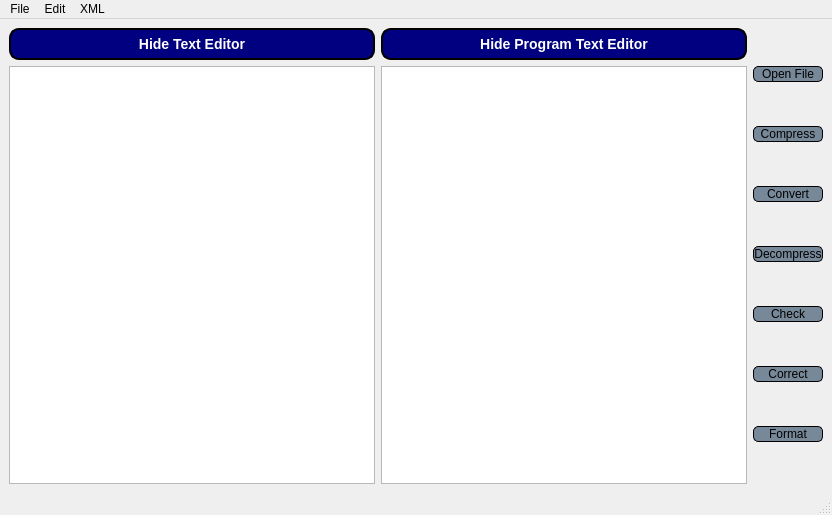
<?xml version="1.0" encoding="UTF-8"?>
<ui version="4.0">
 <class>MainWindow</class>
 <widget class="QMainWindow" name="MainWindow">
  <property name="geometry">
   <rect>
    <x>0</x>
    <y>0</y>
    <width>832</width>
    <height>515</height>
   </rect>
  </property>
  <property name="windowTitle">
   <string>XML Editor</string>
  </property>
  <widget class="QWidget" name="centralwidget">
   <layout class="QHBoxLayout" name="horizontalLayout">
    <item>
     <layout class="QVBoxLayout" name="verticalLayout">
      <item>
       <widget class="QPushButton" name="pushButton_7">
        <property name="styleSheet">
         <string notr="true">    background-color: navy;
	color: white;
    border-style: outset;
    border-width: 2px;
    border-radius: 10px;
    border-color: beige;
    font: bold 14px;
    min-width: 10em;
    padding: 6px;
	border-color: black;</string>
        </property>
        <property name="text">
         <string>Hide Text Editor</string>
        </property>
       </widget>
      </item>
      <item>
       <widget class="QTextEdit" name="textEdit"/>
      </item>
     </layout>
    </item>
    <item>
     <layout class="QVBoxLayout" name="verticalLayout_2">
      <item>
       <widget class="QPushButton" name="pushButton_8">
        <property name="styleSheet">
         <string notr="true">    background-color: navy;
	color: white;
    border-style: outset;
    border-width: 2px;
    border-radius: 10px;
    border-color: beige;
    font: bold 14px;
    min-width: 10em;
    padding: 6px;
	border-color: black;</string>
        </property>
        <property name="text">
         <string>Hide Program Text Editor</string>
        </property>
       </widget>
      </item>
      <item>
       <widget class="QTextEdit" name="textEdit_2">
        <property name="styleSheet">
         <string notr="true"/>
        </property>
       </widget>
      </item>
     </layout>
    </item>
    <item>
     <layout class="QVBoxLayout" name="verticalLayout_3">
      <item>
       <widget class="QPushButton" name="pushButton_2">
        <property name="styleSheet">
         <string notr="true">background-color: LightSlateGrey;
color: black;
border-style: outset;
border-width: 1px;
    border-radius: 5px;</string>
        </property>
        <property name="text">
         <string>Open File</string>
        </property>
       </widget>
      </item>
      <item>
       <widget class="QPushButton" name="pushButton_3">
        <property name="styleSheet">
         <string notr="true">background-color: LightSlateGrey;
color: black;
border-style: outset;
border-width: 1px;
    border-radius: 5px;</string>
        </property>
        <property name="text">
         <string>Compress</string>
        </property>
       </widget>
      </item>
      <item>
       <widget class="QPushButton" name="pushButton">
        <property name="styleSheet">
         <string notr="true">background-color: LightSlateGrey;
color: black;
border-style: outset;
border-width: 1px;
    border-radius: 5px;</string>
        </property>
        <property name="text">
         <string>Convert</string>
        </property>
       </widget>
      </item>
      <item>
       <widget class="QPushButton" name="pushButton_5">
        <property name="styleSheet">
         <string notr="true">background-color: LightSlateGrey;
color: black;
border-style: outset;
border-width: 1px;
    border-radius: 5px;</string>
        </property>
        <property name="text">
         <string>Decompress</string>
        </property>
       </widget>
      </item>
      <item>
       <widget class="QPushButton" name="pushButton_4">
        <property name="styleSheet">
         <string notr="true">background-color: LightSlateGrey;
color: black;
border-style: outset;
border-width: 1px;
    border-radius: 5px;</string>
        </property>
        <property name="text">
         <string>Check</string>
        </property>
       </widget>
      </item>
      <item>
       <widget class="QPushButton" name="pushButton_6">
        <property name="styleSheet">
         <string notr="true">background-color: LightSlateGrey;
color: black;
border-style: outset;
border-width: 1px;
    border-radius: 5px;</string>
        </property>
        <property name="text">
         <string>Correct</string>
        </property>
       </widget>
      </item>
      <item>
       <widget class="QPushButton" name="pushButton_9">
        <property name="styleSheet">
         <string notr="true">background-color: LightSlateGrey;
color: black;
border-style: outset;
border-width: 1px;
    border-radius: 5px;</string>
        </property>
        <property name="text">
         <string>Format</string>
        </property>
       </widget>
      </item>
     </layout>
    </item>
   </layout>
  </widget>
  <widget class="QMenuBar" name="menubar">
   <property name="geometry">
    <rect>
     <x>0</x>
     <y>0</y>
     <width>832</width>
     <height>21</height>
    </rect>
   </property>
   <widget class="QMenu" name="menuFile">
    <property name="title">
     <string>File</string>
    </property>
    <addaction name="actionNew"/>
    <addaction name="actionOpen"/>
    <addaction name="actionSave_as"/>
   </widget>
   <widget class="QMenu" name="menuEdit">
    <property name="title">
     <string>Edit</string>
    </property>
    <addaction name="actionCopy"/>
    <addaction name="actionPaste"/>
    <addaction name="actionCut"/>
    <addaction name="actionUndo"/>
    <addaction name="actionRedo"/>
   </widget>
   <widget class="QMenu" name="menuXML">
    <property name="title">
     <string>XML</string>
    </property>
    <widget class="QMenu" name="menuConvert_to_JSON">
     <property name="title">
      <string>Convert to JSON</string>
     </property>
     <addaction name="actionCurrent_File"/>
     <addaction name="actionOpen_2"/>
    </widget>
    <addaction name="actionCompress"/>
    <addaction name="menuConvert_to_JSON"/>
    <addaction name="actionDecompress"/>
    <addaction name="actionFormat"/>
   </widget>
   <addaction name="menuFile"/>
   <addaction name="menuEdit"/>
   <addaction name="menuXML"/>
  </widget>
  <widget class="QStatusBar" name="statusbar"/>
  <action name="actionNew">
   <property name="text">
    <string>New</string>
   </property>
  </action>
  <action name="actionOpen">
   <property name="text">
    <string>Open</string>
   </property>
  </action>
  <action name="actionSave_as">
   <property name="text">
    <string>Save as</string>
   </property>
  </action>
  <action name="actionCopy">
   <property name="text">
    <string>Copy</string>
   </property>
  </action>
  <action name="actionPaste">
   <property name="text">
    <string>Paste</string>
   </property>
  </action>
  <action name="actionCut">
   <property name="text">
    <string>Cut</string>
   </property>
  </action>
  <action name="actionUndo">
   <property name="text">
    <string>Undo</string>
   </property>
  </action>
  <action name="actionRedo">
   <property name="text">
    <string>Redo</string>
   </property>
  </action>
  <action name="actionCompress">
   <property name="text">
    <string>Compress</string>
   </property>
  </action>
  <action name="actionDecompress">
   <property name="text">
    <string>Decompress</string>
   </property>
  </action>
  <action name="actionDark_Mode">
   <property name="text">
    <string>Dark Mode</string>
   </property>
  </action>
  <action name="actionCurrent_File">
   <property name="text">
    <string>Current File</string>
   </property>
  </action>
  <action name="actionOpen_2">
   <property name="text">
    <string>Open</string>
   </property>
  </action>
  <action name="actionFormat">
   <property name="text">
    <string>Format</string>
   </property>
  </action>
 </widget>
 <resources/>
 <connections/>
</ui>
